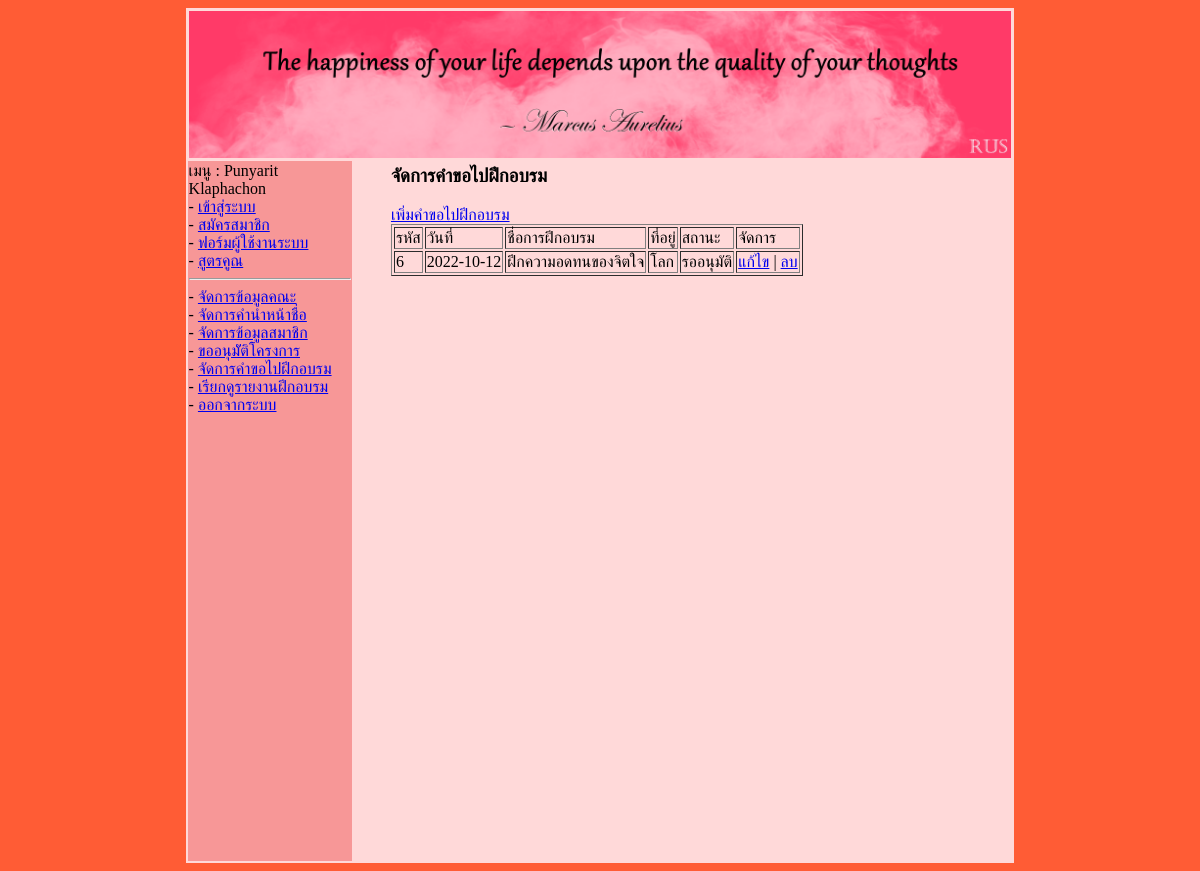
Page /train_show.php (signed in) on the committed database.
### tables this page shows
CREATE TABLE `train` (
  `train_id` int(11) NOT NULL,
  `train_date` date NOT NULL,
  `train_name` varchar(255) NOT NULL,
  `train_address` varchar(255) NOT NULL,
  `train_startdate` date NOT NULL,
  `train_enddate` date NOT NULL,
  `mem_id` int(11) NOT NULL,
  `boss_id` int(11) NOT NULL,
  `train_status` int(11) NOT NULL
);

### train_show.php (the view, shortened to what this page needs)
<?php
    include("./header.php");
    include("./menu.php");
    include("./sqliConnect.php");
?>
<table width="90%" align="center">
    <tr>
        <td>
            <h3>จัดการคำขอไปฝึกอบรม</h3>
            <a href="./train_add.php">เพิ่มคำขอไปฝึกอบรม</a>
            <table border="1">
                <tr>
                    <td>รหัส</td>
                    <td>วันที่</td>
                    <td>ชื่อการฝึกอบรม</td>
                    <td>ที่อยู่</td>
                    <td>สถานะ</td>
                    <td>จัดการ</td>
                </tr>
                <?php
                    $sql = "select * from train where mem_id=".$_SESSION['id'].";";
                    $result = $mysqli->query($sql);
                    while ($row = $result->fetch_assoc()){
                        $train_id = $row['train_id'];
                        $train_date = $row['train_date'];
                        $train_name = $row['train_name'];
                        $train_address = $row['train_address'];
                        $train_status = $row['train_status'];
                        $status = "";
                        if ($train_status == 1){
                            $status = "รออนุมัติ";
                        }else if ($train_status == 2){
                            $status = "อนุมัติ";
                        }else if ($train_status == 3){
                            $status = "ไม่อนุมัติ";
                        }
                        echo "
                            <tr>
                                <td>$train_id</td>
                                <td>$train_date</td>
                                <td>$train_name</td>
                                <td>$train_address</td>
                                <td>$status</td>
                        ";
                        if ($train_status == 1){
                            echo "
                                <td><a href=\"./train_edit.php?train_id=$train_id\">แก้ไข</a>
                                |
                                <a href=\"./train_delete.php?train_id=$train_id\">ลบ</a>
                            ";
                        }else {
                        }
                        echo "
                                </td>
                            </tr>
                        ";
                    }
                ?>
            </table>
        </td>
    </tr>
</table>
<?php
    include("./footer.php");
?>

### css/style.css (style rules this page uses)
body { background-color: rgb(255, 92, 53); }

### rows in the picture
train: train_id "6", train_date "2022-10-12", train_name "ฝึกความอดทนของจิตใจ", train_address "โลก", train_status "รออนุมัติ"

### other values in the picture
$_SESSION['fname'] "Punyarit"
$_SESSION['lname'] "Klaphachon"
